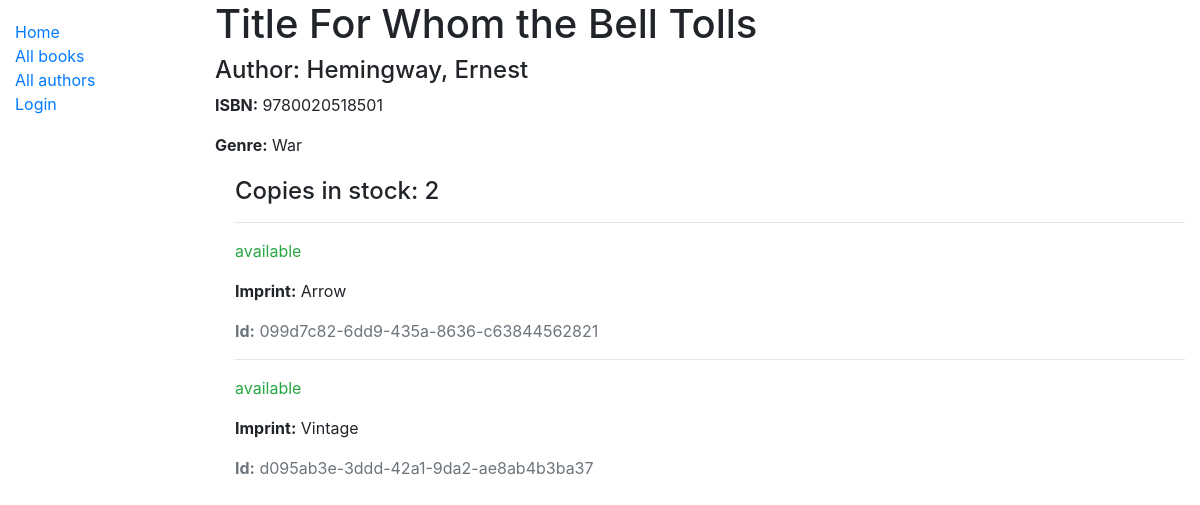
Screenshot of /catalogue/book/1 with the database file from the repository.
### catalogue/models.py (models this page shows, shortened)
class Book(models.Model):
    title = models.CharField(max_length=200)
    author = models.ForeignKey('Author', on_delete=models.SET_NULL, null=True)
    summary = models.TextField(max_length=1000, help_text="Please add a short description of the book")
    isbn = models.CharField('ISBN', max_length=13, unique=True, help_text='13 character ISBN number')
    genre = models.ManyToManyField(Genre, help_text='Select a genre for this book')
    def display_genre(self):
        """Create a string for the Genre. This is required to display genre in Admin."""
        return ', '.join(genre.name for genre in self.genre.all()[:3])
    display_genre.short_description = 'Genre'

class Author(models.Model):
    first_name = models.CharField(max_length=100, help_text='Author\'s first name')
    surname = models.CharField(max_length=100, help_text='Author\'s surname')
    date_of_birth = models.DateField(null=True, blank=True)
    date_of_death = models.DateField('Died', null=True, blank=True)
    class Meta:
        ordering = ['surname', 'first_name']
    def __str__(self):
        return f'{ self.surname }, { self.first_name }'

class Genre(models.Model):
    name = models.CharField(max_length=200, help_text='Enter a genre (eg "Comedy")')
    def __str__(self):
        return self.name

class BookInstance(models.Model):
    id = models.UUIDField(primary_key=True, default=uuid.uuid4, help_text="Unique ID for this copy")
    book = models.ForeignKey('Book', on_delete=models.RESTRICT)
    language = models.ForeignKey('Language', on_delete=models.SET_NULL, null=True)
    imprint = models.CharField(max_length=200)
    due_back = models.DateField(null=True, blank=True)
    LOAN_STATUS = (
        ('m', 'maintenance'),
        ('o', 'on loan'),
        ('r', 'reserved'),
        ('a', 'available')
    )
    status = models.CharField(
        max_length = 1,
        choices=LOAN_STATUS,
        blank=True,
        default='m',
        help_text='Book availability')
    class Meta:
        ordering = ['due_back']

### catalogue/views.py (the view)
# urls.py: path('book/<int:pk>', views.BookDetailView.as_view(), name='book-detail'),
class BookDetailView(generic.DetailView):
    model = Book

### catalogue/templates/catalogue/book_detail.html (shortened to what this page needs)
{% extends 'base_generic.html' %}
{% block content %}
  <h1>Title {{ book.title }}</h1>
    <h4>Author: {{ book.author }}</h4>
    <p><strong>ISBN:</strong> {{ book.isbn }}</p>
    <p><strong>Genre:</strong> {{ book.genre.all|join:", " }}</p>
    <div style="margin-left:20px;margin-top:20px">
    <h4>Copies in stock: {{ book.bookinstance_set.count }}</h4>
    {% for copy in book.bookinstance_set.all %}
      <hr>
      <p class="{% if copy.status == 'a' %}text-success{% elif copy.status == 'm' %}text-danger{% else %}text-warning{% endif %}">
        {{ copy.get_status_display }}
      </p>
      <p><strong>Imprint:</strong> {{ copy.imprint }}</p>
      <p class="text-muted"><strong>Id:</strong> {{ copy.id }}</p>
    {% endfor %}
  </div>
{% endblock %}

### rows the page displays
Book: title "For Whom the Bell Tolls", author "Hemingway, Ernest", isbn "9780020518501", genre.all "War", bookinstance_set.count "2"
BookInstance: status "available", imprint "Arrow", id "099d7c82-6dd9-435a-8636-c63844562821"
BookInstance: status "available", imprint "Vintage", id "d095ab3e-3ddd-42a1-9da2-ae8ab4b3ba37"
